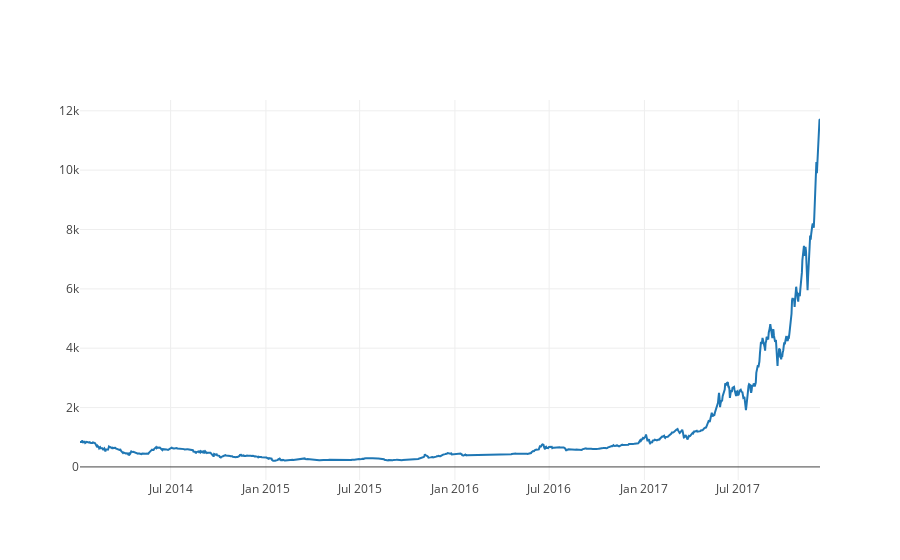

The notebook cell this image was saved under:
### Code cell
from math import sqrt
from numpy import concatenate
from matplotlib import pyplot
import pandas as pd
from datetime import datetime
from sklearn.preprocessing import MinMaxScaler
from sklearn.preprocessing import LabelEncoder
from sklearn.metrics import mean_squared_error
from keras.models import Sequential
from keras.layers import Dense,Dropout
from keras.layers import LSTM
from keras.optimizers import RMSprop
import plotly.offline as py
import plotly.graph_objs as go
import numpy as np
import seaborn as sns
py.init_notebook_mode(connected=True)
%matplotlib inline
import quandl
data = quandl.get('BCHARTS/KRAKENUSD', returns='pandas')
data['Weighted Price'].replace(0, np.nan, inplace=True)
data['Weighted Price'].fillna(method='ffill', inplace=True)
btc_trace = go.Scatter(x=data.index, y=data['Weighted Price'], name= 'Price')
py.iplot([btc_trace])

### Figure 1 — Plotly figure (JSON) as saved in the notebook; plotly's stock layout.template omitted (floating-point values rounded to 4 significant figures; data arrays with more than 128 entries replaced by an {"elided": "..."} marker saying what was removed)
{"data": [{"name": "Price", "type": "scatter", "x": {"elided": "1430 str values"}, "y": {"elided": "1430 float values"}}], "layout": {}}
